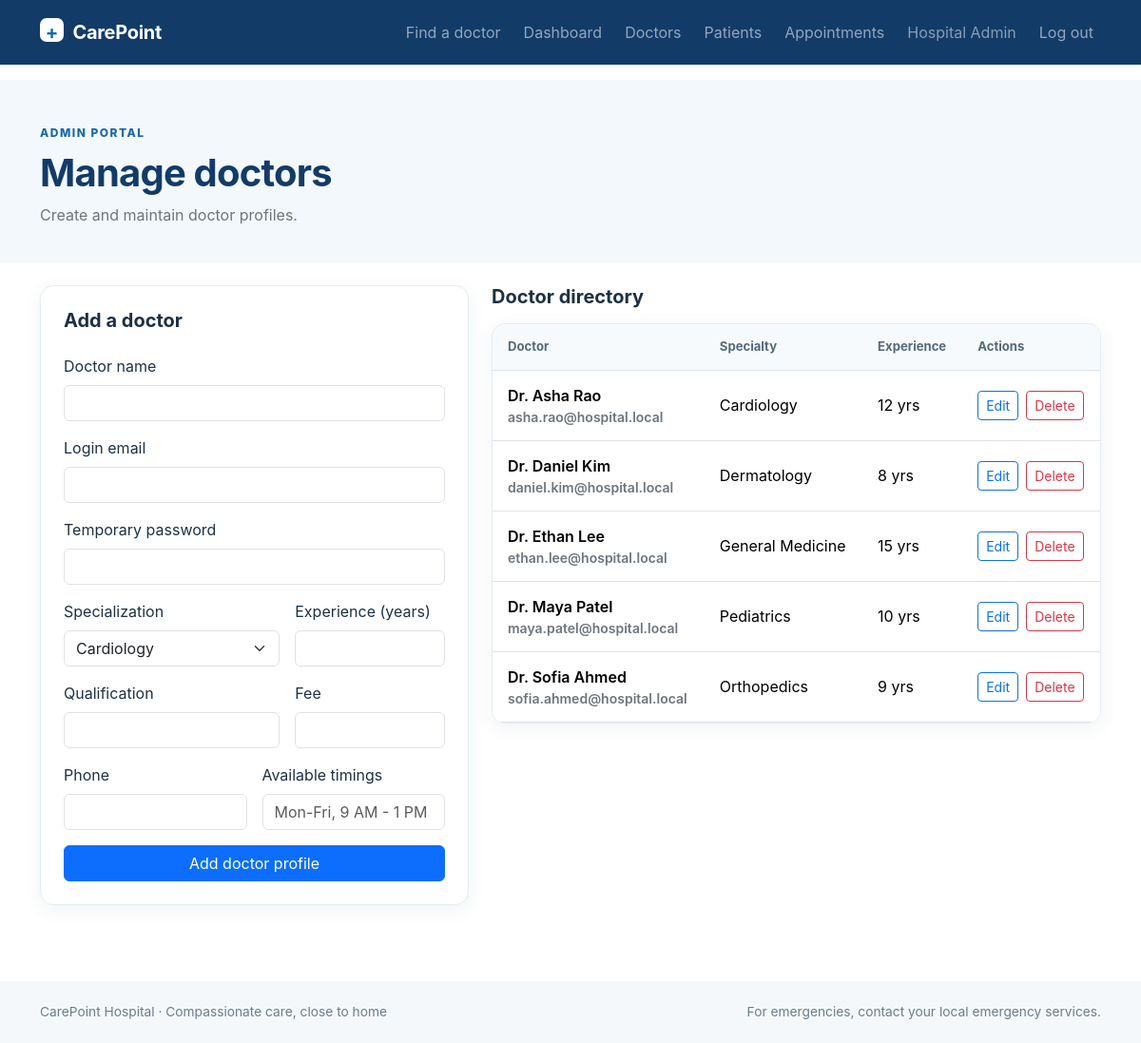
Page /admin/doctors (signed in) on the committed database.
### tables this page shows
CREATE TABLE users (
            id INTEGER PRIMARY KEY AUTOINCREMENT,
            name TEXT NOT NULL,
            email TEXT NOT NULL UNIQUE COLLATE NOCASE,
            password_hash TEXT NOT NULL,
            role TEXT NOT NULL CHECK (role IN ('admin', 'doctor', 'patient')),
            created_at TEXT NOT NULL DEFAULT CURRENT_TIMESTAMP
        );

CREATE TABLE doctors (
            id INTEGER PRIMARY KEY AUTOINCREMENT,
            user_id INTEGER UNIQUE REFERENCES users(id) ON DELETE SET NULL,
            specialization_id INTEGER NOT NULL REFERENCES specializations(id),
            qualification TEXT NOT NULL,
            experience INTEGER NOT NULL CHECK (experience >= 0),
            fee REAL NOT NULL CHECK (fee >= 0),
            phone TEXT NOT NULL,
            timings TEXT NOT NULL
        );

CREATE TABLE specializations (
            id INTEGER PRIMARY KEY AUTOINCREMENT,
            name TEXT NOT NULL UNIQUE
        );

### app.py (the view, shortened to what this page needs)
@app.route("/admin/doctors", methods=["GET", "POST"])
@roles_required("admin")
def manage_doctors():
    db = db_connection()
    records = db.execute(
        """SELECT d.*, u.name, u.email, s.name AS specialization FROM doctors d
           JOIN users u ON u.id = d.user_id JOIN specializations s ON s.id = d.specialization_id
           ORDER BY u.name"""
    ).fetchall()
    return render_template("manage_doctors.html", doctors=records, specializations=SPECIALIZATIONS)

### app.py (called while the page is built)
@app.before_request
def load_user():
    g.user = None
    if session.get("user_id"):
        g.user = db_connection().execute(
            "SELECT id, name, email, role FROM users WHERE id = ?",
            (session["user_id"],),
        ).fetchone()

def db_connection():
    if not hasattr(g, "_database"):
        g._database = get_db()
    return g._database

@app.context_processor
def template_context():
    return {"today": date.today().isoformat()}

def login_required(view):
    @wraps(view)
    def wrapped(*args, **kwargs):
        if not g.user:
            flash("Please log in to continue.", "warning")
            return redirect(url_for("login"))
        return view(*args, **kwargs)
    return wrapped

def roles_required(*roles):
    def decorator(view):
        @wraps(view)
        @login_required
        def wrapped(*args, **kwargs):
            if g.user["role"] not in roles:
                abort(403)
            return view(*args, **kwargs)
        return wrapped
    return decorator

### database.py (called while the page is built)
def get_db():
    connection = sqlite3.connect(DATABASE)
    connection.row_factory = sqlite3.Row
    connection.execute("PRAGMA foreign_keys = ON")
    return connection

### templates/manage_doctors.html (shortened to what this page needs)
{% extends "base.html" %}
{% block content %}
<section class="page-heading"><div class="container"><span class="eyebrow">ADMIN PORTAL</span><h1 class="display-6 fw-bold mt-2">Manage doctors</h1><p class="text-secondary mb-0">Create and maintain doctor profiles.</p></div></section>
<section class="container section-space pt-4">
  <div class="row g-4">
    <div class="col-lg-5"><div class="panel-card"><h2 class="h5 fw-bold">Add a doctor</h2>
      <form method="post" class="row g-3 mt-1">
        <div class="col-12"><label class="form-label">Doctor name</label><input class="form-control" name="name" required maxlength="100"></div>
        <div class="col-12"><label class="form-label">Login email</label><input class="form-control" name="email" type="email" required></div>
        <div class="col-12"><label class="form-label">Temporary password</label><input class="form-control" name="password" type="password" minlength="8" required></div>
        <div class="col-md-7"><label class="form-label">Specialization</label><select class="form-select" name="specialization" required>{% for item in specializations %}<option>{{ item }}</option>{% endfor %}</select></div>
        <div class="col-md-5"><label class="form-label">Experience (years)</label><input class="form-control" name="experience" type="number" min="0" required></div>
        <div class="col-md-7"><label class="form-label">Qualification</label><input class="form-control" name="qualification" required></div>
        <div class="col-md-5"><label class="form-label">Fee</label><input class="form-control" name="fee" type="number" min="0" step="1" required></div>
        <div class="col-md-6"><label class="form-label">Phone</label><input class="form-control" name="phone" required></div>
        <div class="col-md-6"><label class="form-label">Available timings</label><input class="form-control" name="timings" placeholder="Mon-Fri, 9 AM - 1 PM" required></div>
        <div class="col-12"><button class="btn btn-primary w-100">Add doctor profile</button></div>
      </form>
    </div></div>
    <div class="col-lg-7"><h2 class="h5 fw-bold mb-3">Doctor directory</h2>
      <div class="table-responsive panel-card p-0"><table class="table align-middle mb-0"><thead><tr><th>Doctor</th><th>Specialty</th><th>Experience</th><th>Actions</th></tr></thead><tbody>
        {% for doctor in doctors %}<tr><td class="fw-semibold">{{ doctor.name }}<small class="d-block text-secondary">{{ doctor.email }}</small></td><td>{{ doctor.specialization }}</td><td>{{ doctor.experience }} yrs</td><td><div class="d-flex gap-2"><a class="btn btn-sm btn-outline-primary" href="{{ url_for('edit_doctor', doctor_id=doctor.id) }}">Edit</a><form method="post" action="{{ url_for('delete_doctor', doctor_id=doctor.id) }}" data-confirm="Delete this doctor profile?"><button class="btn btn-sm btn-outline-danger">Delete</button></form></div></td></tr>{% else %}<tr><td colspan="4" class="text-secondary p-4">No doctors added yet.</td></tr>{% endfor %}
      </tbody></table></div>
    </div>
  </div>
</section>
{% endblock %}

### templates/base.html (shortened to what this page needs)
<!doctype html>
<html lang="en">
<head>
  <link href="https://cdn.jsdelivr.net/npm/bootstrap@5.3.3/dist/css/bootstrap.min.css" rel="stylesheet">
  <link href="{{ url_for('static', filename='style.css') }}" rel="stylesheet">
</head>
<body>
<nav class="navbar navbar-expand-lg navbar-dark nav-hospital">
  <div class="container">
    <a class="navbar-brand fw-bold" href="{{ url_for('home') }}"><span class="brand-mark">+</span> CarePoint</a>
    <div class="collapse navbar-collapse" id="navMenu">
      <ul class="navbar-nav ms-auto align-items-lg-center gap-lg-2">
        <li class="nav-item"><a class="nav-link" href="{{ url_for('doctors') }}">Find a doctor</a></li>
        {% if g.user %}
          {% if g.user.role == 'patient' %}
            <li class="nav-item"><a class="nav-link" href="{{ url_for('my_appointments') }}">My appointments</a></li>
            <li class="nav-item"><a class="btn btn-sm btn-light text-primary fw-semibold px-3" href="{{ url_for('book_appointment') }}">Book appointment</a></li>
          {% elif g.user.role == 'admin' %}
            <li class="nav-item"><a class="nav-link" href="{{ url_for('dashboard') }}">Dashboard</a></li>
            <li class="nav-item"><a class="nav-link" href="{{ url_for('manage_doctors') }}">Doctors</a></li>
            <li class="nav-item"><a class="nav-link" href="{{ url_for('manage_patients') }}">Patients</a></li>
            <li class="nav-item"><a class="nav-link" href="{{ url_for('manage_appointments') }}">Appointments</a></li>
          {% else %}
            <li class="nav-item"><a class="nav-link" href="{{ url_for('dashboard') }}">Doctor dashboard</a></li>
          {% endif %}
          <li class="nav-item"><span class="nav-link text-white-50">{{ g.user.name }}</span></li>
          <li class="nav-item"><a class="nav-link" href="{{ url_for('logout') }}">Log out</a></li>
        {% else %}
          <li class="nav-item"><a class="nav-link" href="{{ url_for('login') }}">Log in</a></li>
          <li class="nav-item"><a class="btn btn-sm btn-light text-primary fw-semibold px-3" href="{{ url_for('register') }}">Create account</a></li>
        {% endif %}
      </ul>
    </div>
  </div>
</nav>
<main>
  <div class="container pt-3">
  </div>
  {% block content %}{% endblock %}
</main>
<footer class="footer mt-5">
  <div class="container d-flex flex-column flex-md-row justify-content-between gap-2">
    <span>CarePoint Hospital · Compassionate care, close to home</span>
    <span>For emergencies, contact your local emergency services.</span>
  </div>
</footer>
</body>
</html>

### static/style.css (style rules this page uses)
:root { --navy: #123b68; --blue: #1769aa; --light-blue: #eaf4fb; --ink: #1d3145; --muted: #647789; }
body { color: var(--ink); background: #fff; font-family: Inter, "Segoe UI", Arial, sans-serif; }
a { color: var(--blue); }
.nav-hospital { background: var(--navy); min-height: 68px; }
.navbar-brand { letter-spacing: -.3px; }
.brand-mark { display: inline-grid; place-items: center; background: #fff; color: var(--blue); width: 25px; height: 25px; border-radius: 7px; margin-right: 5px; }
.eyebrow { color: var(--blue); font-size: .75rem; font-weight: 800; letter-spacing: 1.5px; }
.section-space { padding-top: 64px; padding-bottom: 32px; }
.doctor-card, .panel-card { border: 1px solid #e4edf3; border-radius: 14px; box-shadow: 0 5px 20px #173c5710; }
.footer { background: #f5f8fa; color: #6a7d8d; padding: 22px 0; font-size: .86rem; }
.page-heading { background: #f3f8fc; padding: 42px 0 38px; }
.page-heading h1 { color: var(--navy); letter-spacing: -.8px; }
.panel-card { background: #fff; padding: 24px; }
.table > :not(caption) > * > * { padding: 14px 16px; }
.table thead th { background: #f7fafc; color: #536a7d; font-size: .82rem; font-weight: 700; white-space: nowrap; }

### rows in the picture
users: user.name "Hospital Admin"
doctors: name "Dr. Asha Rao", email "asha.rao@hospital.local", specialization "Cardiology", experience "12"
doctors: name "Dr. Daniel Kim", email "daniel.kim@hospital.local", specialization "Dermatology", experience "8"
doctors: name "Dr. Ethan Lee", email "ethan.lee@hospital.local", specialization "General Medicine", experience "15"
doctors: name "Dr. Maya Patel", email "maya.patel@hospital.local", specialization "Pediatrics", experience "10"
doctors: name "Dr. Sofia Ahmed", email "sofia.ahmed@hospital.local", specialization "Orthopedics", experience "9"

### other values in the picture
form field specialization "Cardiology"
